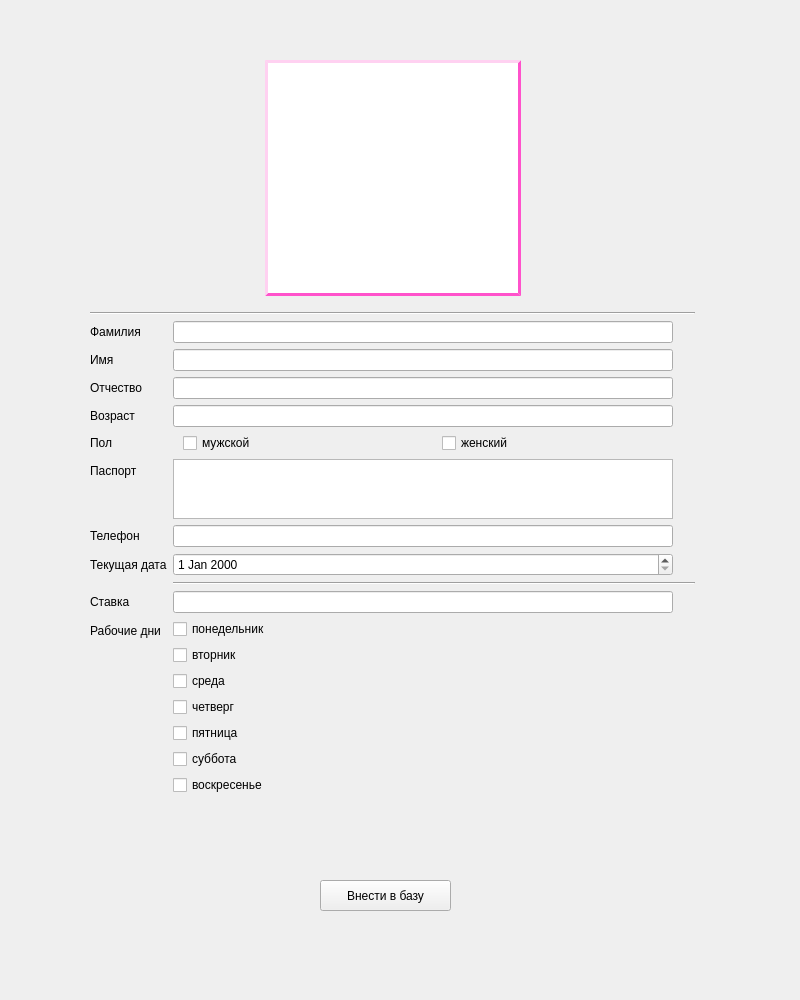
<?xml version="1.0" encoding="UTF-8"?>
<ui version="4.0">
 <class>Add_trainer</class>
 <widget class="QWidget" name="Add_trainer">
  <property name="geometry">
   <rect>
    <x>0</x>
    <y>0</y>
    <width>800</width>
    <height>1000</height>
   </rect>
  </property>
  <property name="minimumSize">
   <size>
    <width>800</width>
    <height>918</height>
   </size>
  </property>
  <property name="maximumSize">
   <size>
    <width>800</width>
    <height>1000</height>
   </size>
  </property>
  <property name="windowTitle">
   <string>Приём на работу: тренер</string>
  </property>
  <property name="windowIcon">
   <iconset resource="resources.qrc">
    <normaloff>:/new/images/Materials/Icons 32x32/sport.ico</normaloff>:/new/images/Materials/Icons 32x32/sport.ico</iconset>
  </property>
  <widget class="QWidget" name="verticalLayoutWidget_2">
   <property name="geometry">
    <rect>
     <x>90</x>
     <y>40</y>
     <width>605</width>
     <height>801</height>
    </rect>
   </property>
   <layout class="QVBoxLayout" name="verticalLayout_2">
    <item>
     <spacer name="verticalSpacer_3">
      <property name="orientation">
       <enum>Qt::Vertical</enum>
      </property>
      <property name="sizeType">
       <enum>QSizePolicy::Fixed</enum>
      </property>
      <property name="sizeHint" stdset="0">
       <size>
        <width>20</width>
        <height>20</height>
       </size>
      </property>
     </spacer>
    </item>
    <item>
     <layout class="QHBoxLayout" name="horizontalLayout_2">
      <item>
       <spacer name="horizontalSpacer_4">
        <property name="orientation">
         <enum>Qt::Horizontal</enum>
        </property>
        <property name="sizeType">
         <enum>QSizePolicy::Expanding</enum>
        </property>
        <property name="sizeHint" stdset="0">
         <size>
          <width>40</width>
          <height>20</height>
         </size>
        </property>
       </spacer>
      </item>
      <item>
       <widget class="QGraphicsView" name="image">
        <property name="sizePolicy">
         <sizepolicy hsizetype="Expanding" vsizetype="Expanding">
          <horstretch>0</horstretch>
          <verstretch>0</verstretch>
         </sizepolicy>
        </property>
        <property name="minimumSize">
         <size>
          <width>200</width>
          <height>200</height>
         </size>
        </property>
        <property name="maximumSize">
         <size>
          <width>400</width>
          <height>350</height>
         </size>
        </property>
        <property name="styleSheet">
         <string notr="true">border-style:outset;
border-width:3px;
border-color: rgb(255, 82, 203);

</string>
        </property>
        <property name="interactive">
         <bool>false</bool>
        </property>
       </widget>
      </item>
      <item>
       <spacer name="horizontalSpacer_5">
        <property name="orientation">
         <enum>Qt::Horizontal</enum>
        </property>
        <property name="sizeHint" stdset="0">
         <size>
          <width>40</width>
          <height>20</height>
         </size>
        </property>
       </spacer>
      </item>
     </layout>
    </item>
    <item>
     <spacer name="verticalSpacer">
      <property name="orientation">
       <enum>Qt::Vertical</enum>
      </property>
      <property name="sizeType">
       <enum>QSizePolicy::Minimum</enum>
      </property>
      <property name="sizeHint" stdset="0">
       <size>
        <width>20</width>
        <height>10</height>
       </size>
      </property>
     </spacer>
    </item>
    <item>
     <widget class="Line" name="line">
      <property name="orientation">
       <enum>Qt::Horizontal</enum>
      </property>
     </widget>
    </item>
    <item>
     <layout class="QFormLayout" name="formLayout">
      <item row="0" column="0">
       <widget class="QLabel" name="label">
        <property name="text">
         <string>Фамилия</string>
        </property>
       </widget>
      </item>
      <item row="0" column="1">
       <widget class="QLineEdit" name="surname">
        <property name="maximumSize">
         <size>
          <width>500</width>
          <height>16777215</height>
         </size>
        </property>
       </widget>
      </item>
      <item row="1" column="0">
       <widget class="QLabel" name="label_2">
        <property name="text">
         <string>Имя</string>
        </property>
       </widget>
      </item>
      <item row="1" column="1">
       <widget class="QLineEdit" name="name">
        <property name="maximumSize">
         <size>
          <width>500</width>
          <height>16777215</height>
         </size>
        </property>
       </widget>
      </item>
      <item row="2" column="0">
       <widget class="QLabel" name="label_3">
        <property name="text">
         <string>Отчество</string>
        </property>
       </widget>
      </item>
      <item row="2" column="1">
       <widget class="QLineEdit" name="fatherName">
        <property name="maximumSize">
         <size>
          <width>500</width>
          <height>16777215</height>
         </size>
        </property>
       </widget>
      </item>
      <item row="3" column="0">
       <widget class="QLabel" name="label_4">
        <property name="text">
         <string>Возраст</string>
        </property>
       </widget>
      </item>
      <item row="3" column="1">
       <widget class="QLineEdit" name="age">
        <property name="maximumSize">
         <size>
          <width>500</width>
          <height>16777215</height>
         </size>
        </property>
       </widget>
      </item>
      <item row="4" column="0">
       <widget class="QLabel" name="label_5">
        <property name="text">
         <string>Пол</string>
        </property>
       </widget>
      </item>
      <item row="4" column="1">
       <layout class="QHBoxLayout" name="horizontalLayout">
        <item>
         <spacer name="horizontalSpacer">
          <property name="orientation">
           <enum>Qt::Horizontal</enum>
          </property>
          <property name="sizeType">
           <enum>QSizePolicy::Fixed</enum>
          </property>
          <property name="sizeHint" stdset="0">
           <size>
            <width>10</width>
            <height>20</height>
           </size>
          </property>
         </spacer>
        </item>
        <item>
         <widget class="QCheckBox" name="male_box">
          <property name="text">
           <string>мужской</string>
          </property>
         </widget>
        </item>
        <item>
         <spacer name="horizontalSpacer_3">
          <property name="orientation">
           <enum>Qt::Horizontal</enum>
          </property>
          <property name="sizeType">
           <enum>QSizePolicy::Fixed</enum>
          </property>
          <property name="sizeHint" stdset="0">
           <size>
            <width>10</width>
            <height>20</height>
           </size>
          </property>
         </spacer>
        </item>
        <item>
         <widget class="QCheckBox" name="female_box">
          <property name="text">
           <string>женский</string>
          </property>
         </widget>
        </item>
        <item>
         <spacer name="horizontalSpacer_2">
          <property name="orientation">
           <enum>Qt::Horizontal</enum>
          </property>
          <property name="sizeType">
           <enum>QSizePolicy::Fixed</enum>
          </property>
          <property name="sizeHint" stdset="0">
           <size>
            <width>10</width>
            <height>10</height>
           </size>
          </property>
         </spacer>
        </item>
       </layout>
      </item>
      <item row="5" column="0">
       <widget class="QLabel" name="label_6">
        <property name="text">
         <string>Паспорт</string>
        </property>
       </widget>
      </item>
      <item row="5" column="1">
       <widget class="QTextEdit" name="pasport">
        <property name="sizePolicy">
         <sizepolicy hsizetype="MinimumExpanding" vsizetype="Expanding">
          <horstretch>0</horstretch>
          <verstretch>0</verstretch>
         </sizepolicy>
        </property>
        <property name="minimumSize">
         <size>
          <width>250</width>
          <height>60</height>
         </size>
        </property>
        <property name="maximumSize">
         <size>
          <width>500</width>
          <height>60</height>
         </size>
        </property>
       </widget>
      </item>
      <item row="6" column="0">
       <widget class="QLabel" name="label_10">
        <property name="text">
         <string>Телефон</string>
        </property>
       </widget>
      </item>
      <item row="6" column="1">
       <widget class="QLineEdit" name="phoneNumber">
        <property name="maximumSize">
         <size>
          <width>500</width>
          <height>16777215</height>
         </size>
        </property>
       </widget>
      </item>
      <item row="7" column="0">
       <widget class="QLabel" name="label_8">
        <property name="text">
         <string>Текущая дата</string>
        </property>
       </widget>
      </item>
      <item row="7" column="1">
       <widget class="QDateEdit" name="dateReg">
        <property name="maximumSize">
         <size>
          <width>500</width>
          <height>16777215</height>
         </size>
        </property>
       </widget>
      </item>
      <item row="8" column="1">
       <widget class="Line" name="line_2">
        <property name="orientation">
         <enum>Qt::Horizontal</enum>
        </property>
       </widget>
      </item>
      <item row="9" column="0">
       <widget class="QLabel" name="label_9">
        <property name="text">
         <string>Ставка</string>
        </property>
       </widget>
      </item>
      <item row="9" column="1">
       <widget class="QLineEdit" name="salary">
        <property name="enabled">
         <bool>true</bool>
        </property>
        <property name="maximumSize">
         <size>
          <width>500</width>
          <height>16777215</height>
         </size>
        </property>
        <property name="readOnly">
         <bool>false</bool>
        </property>
       </widget>
      </item>
      <item row="11" column="1">
       <spacer name="verticalSpacer_2">
        <property name="orientation">
         <enum>Qt::Vertical</enum>
        </property>
        <property name="sizeHint" stdset="0">
         <size>
          <width>20</width>
          <height>40</height>
         </size>
        </property>
       </spacer>
      </item>
      <item row="10" column="0">
       <widget class="QLabel" name="label_7">
        <property name="text">
         <string>Рабочие дни</string>
        </property>
       </widget>
      </item>
      <item row="10" column="1">
       <layout class="QVBoxLayout" name="verticalLayout">
        <item>
         <widget class="QCheckBox" name="mon">
          <property name="text">
           <string>понедельник</string>
          </property>
         </widget>
        </item>
        <item>
         <widget class="QCheckBox" name="tues">
          <property name="text">
           <string>вторник</string>
          </property>
         </widget>
        </item>
        <item>
         <widget class="QCheckBox" name="wed">
          <property name="text">
           <string>среда</string>
          </property>
         </widget>
        </item>
        <item>
         <widget class="QCheckBox" name="thurs">
          <property name="text">
           <string>четверг</string>
          </property>
         </widget>
        </item>
        <item>
         <widget class="QCheckBox" name="fri">
          <property name="text">
           <string>пятница</string>
          </property>
         </widget>
        </item>
        <item>
         <widget class="QCheckBox" name="sat">
          <property name="text">
           <string>суббота</string>
          </property>
         </widget>
        </item>
        <item>
         <widget class="QCheckBox" name="sun">
          <property name="text">
           <string>воскресенье</string>
          </property>
         </widget>
        </item>
       </layout>
      </item>
     </layout>
    </item>
   </layout>
  </widget>
  <widget class="QPushButton" name="add_m">
   <property name="geometry">
    <rect>
     <x>320</x>
     <y>880</y>
     <width>131</width>
     <height>31</height>
    </rect>
   </property>
   <property name="maximumSize">
    <size>
     <width>140</width>
     <height>31</height>
    </size>
   </property>
   <property name="text">
    <string>Внести в базу</string>
   </property>
  </widget>
 </widget>
 <resources>
  <include location="resources.qrc"/>
 </resources>
 <connections/>
</ui>
